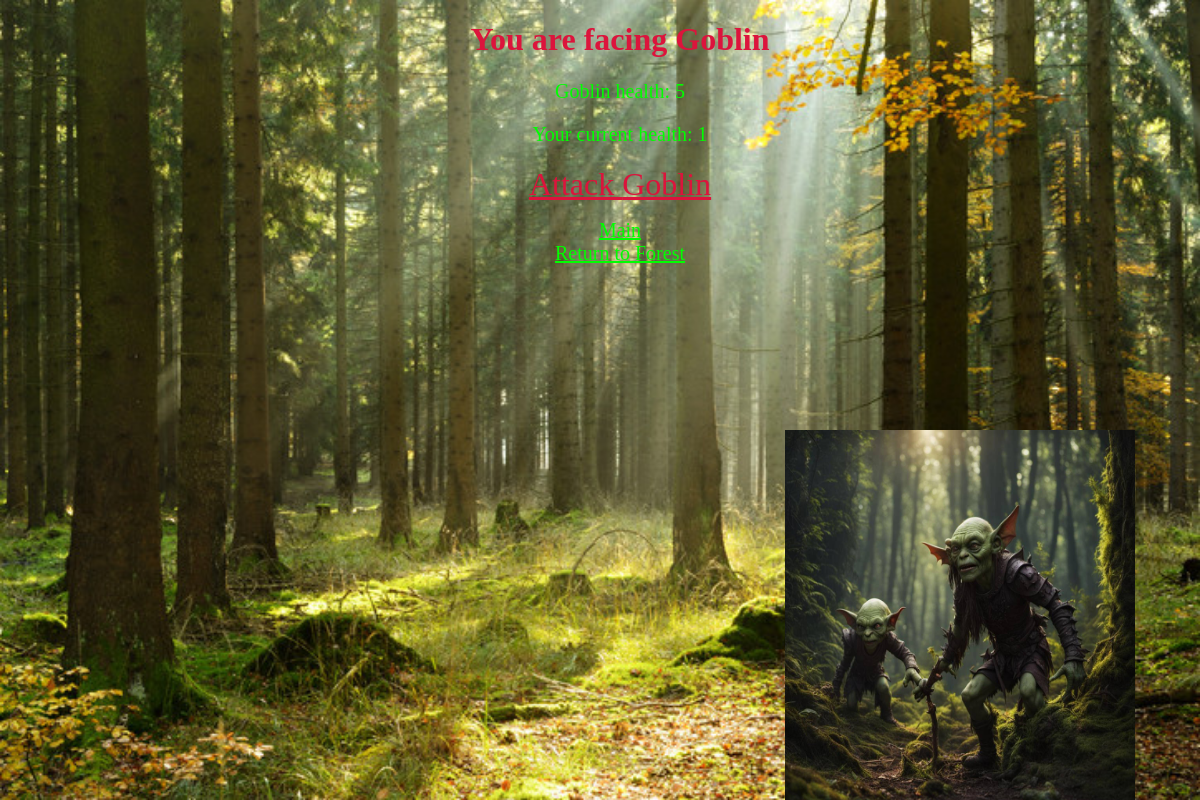
The page /bgame/enemy/Goblin/naujaszaidejas/ (signed in) on the database its author committed.
### bgame/models.py (models this page shows, shortened)
class Enemy(models.Model):
    name = models.CharField('Name', max_length=100, default='None')
    location = models.ForeignKey('Location', on_delete=models.SET_NULL, null=True)
    level = models.IntegerField('Level', default=1)
    health = models.IntegerField('Health', default=5)
    strength = models.IntegerField('Stength', default=1)
    defense = models.IntegerField('Defense', default=0)
    experience = models.IntegerField('Experience', default=20)
    minimum_gold_pieces = models.IntegerField('Minimum_gold_pieces', default=7)
    maximum_gold_pieces = models.IntegerField('Maximum_gold_pieces', default=20)

class Location(models.Model):
    name = models.CharField('Location', max_length=100, )

### bgame/views.py (the view)
# urls.py: path('enemy/<str:enemy_name>/<str:username>/', views.enemy_detail, name='enemy_detail'),
@login_required()
def enemy_detail(request, enemy_name, username):
    enemy = Enemy.objects.get(name=enemy_name)
    enemy_health = enemy.health
    player = get_object_or_404(Player, username__username=username)
    player_health = player.health
    location = enemy.location
    username = request.user.username
    enemy_images = {
        'Forest': {
            'Goblin': 'goblin.jpg',
            'Angry goblin': 'angry_goblin.jpg',
            'Hobgoblin': 'hobgoblin.jpg',
            'Wounded bear': 'wounded-bear.jpg',
            'Wolf': 'wolf.jpg',
            'Hobgoblin leader': 'hobgoblin-leader.jpg',
            'Ancient bear': 'ancient-bear.jpg',
        },
        'Evil forest': {
            'Undead goblin': 'undead-goblin.jpg',
            'Zombie': 'zombie.jpg',
            'Imp': 'imp.jpg',
            'Giant imp': 'giant-imp.jpg',
            'Ogre': 'ogre.jpg',
            'Witch': 'witch.jpg',
            'Lesser demon': 'lesser-demon.jpg'
        },
        'Cursed wastelands': {
            'Curse bearing imp': 'curse-bearing-imp.jpg',
            'Skeleton': 'skeleton.jpg',
            'Ancient witch': 'ancient-witch.jpg',
            'Angry survivor': 'angry-survivor.jpg',
            'Baby dragon': 'baby-dragon.jpg',
            'Mysterious stranger': 'mysterious-stranger.jpg',
            'Skeleton warrior': 'skeleton-warrior.jpg'
        },
        'Endless desert': {
            'Desert spider': 'desert-spider.jpg',
            'Lost wanderer': 'lost-wanderer.jpg',
            'Giant snake': 'giant-snake.jpg',
            'Shaman': 'shaman.jpg',
            'Genie': 'genie.jpg',
            'Giant scorpion': 'giant-scorpion.jpg',
            'Spirit of the desert': 'spirit-of-the-desert.jpg'
        },
        'Demon wastelands': {
            'Fire demon': 'fire-demon.jpg',
            'Water demon': 'water-demon.jpg',
            'Air demon': 'air-demon.jpg',
            'Earth demon': 'earth-demon.jpg',
            'Storm demon': 'storm-demon.jpg',
            'Elemental demon': 'elemental-demon.jpg',
            'Demon of the wastelands': 'demon-of-the-wastelands.jpg',
        },
        'Mountain of dragons': {
            'Fire dragon': 'fire-dragon.jpg',
            'Water dragon': 'water-dragon.jpg',
            'Air dragon': 'air-dragon.jpg',
            'Earth dragon': 'earth-dragon.jpg',
            'Dragon of darkness': 'dragon-of-darkness.jpg',
            'Dragon of light': 'dragon-of-light.jpg',
            'King dragon': 'king-dragon.jpg',
        },
        'Palace of demon lord B': {
            'Demon guardian': 'demon-guardian.jpg',
            'Demon priest': 'demon-priest.jpg',
            'Demon hellspawn': 'demon-hellspawn.jpg',
            'Ancient demon': 'ancient-demon.jpg',
            'Demon of war': 'demon-of-war.jpg',
            'Demon guardian of Lord B Throne': 'demon-guardian-of-lord-b-throne.jpg',
            'DEMON LORD B': 'demon-lord-b.jpg',
        }
    }
    return render(request, 'enemy_detail.html', {
        'enemy': enemy,
        'enemy_health': enemy_health,
        'player_health': player_health,
        'location': location,
        'username': username,
        'enemy_images': enemy_images,
    })

### templates/enemy_detail.html (shortened to what this page needs)
<!DOCTYPE html>
<html lang="en">
<head>
    {% load static %}
    <link rel="stylesheet" href="{% static 'css/styles.css' %}">
</head>
<body>
{% for location_name, enemy_data in enemy_images.items %}
    {% if location_name == location.name %}
        {% for enemy_name, image_filename in enemy_data.items %}
            {% if enemy_name == enemy.name %}
                {% if location_name == 'Forest' %}
                    <img src="{% static 'images/hostile_locations/forest.jpg' %}" alt="" class="background-image">
                    <img src="{% static 'images/monsters/' %}{{ image_filename }}" alt="" class="enemy-image">
                {% elif location_name == 'Evil forest' %}
                    <img src="{% static 'images/hostile_locations/evil_forest.jpg' %}" alt="" class="background-image">
                    <img src="{% static 'images/monsters/' %}{{ image_filename }}" alt="" class="enemy-image">
                {% elif location_name == 'Cursed wastelands' %}
                    <img src="{% static 'images/hostile_locations/cursed_wastelands.jpg' %}" alt="" class="background-image">
                    <img src="{% static 'images/monsters/' %}{{ image_filename }}" alt="" class="enemy-image">
                {% elif location_name == 'Endless desert' %}
                    <img src="{% static 'images/hostile_locations/endless_desert.jpg' %}" alt="" class="background-image">
                    <img src="{% static 'images/monsters/' %}{{ image_filename }}" alt="" class="enemy-image">
                {% elif location_name == 'Demon wastelands' %}
                    <img src="{% static 'images/hostile_locations/demon_wastelands.jpg' %}" alt="" class="background-image">
                    <img src="{% static 'images/monsters/' %}{{ image_filename }}" alt="" class="enemy-image">
                {% elif location_name == 'Mountain of dragons' %}
                    <img src="{% static 'images/hostile_locations/mountain_of_dragons.jpg' %}" alt="" class="background-image">
                    <img src="{% static 'images/monsters/' %}{{ image_filename }}" alt="" class="enemy-image">
                {% elif location_name == 'Palace of demon lord B' %}
                    <img src="{% static 'images/hostile_locations/palace.jpg' %}" alt="" class="background-image">
                    <img src="{% static 'images/monsters/' %}{{ image_filename }}" alt="" class="enemy-image">
                {% endif %}
            {% endif %}
        {% endfor %}
    {% endif %}
{% endfor %}
<div class="content">
    <ul>
        <li><h1 class="crimson2">You are facing {{ enemy.name }}</h1></li>
        <li><p class="main-text1p25">{{ enemy.name }} health: {{ enemy.health }}</p></li>
        <li><p class="main-text1p25">Your current health: {{ player_health }}</p></li>
        <li><a class="crimson2" href="/bgame/attack_results/{{ request.user.username }}/{{ enemy.name }}/">
            Attack {{ enemy.name }}
        </a></li>
    </ul>
    <ul>
        <li><a class="main-text1p25" href="{% url 'main' %}">Main</a></li>
        <li><a class="main-text1p25" href="{% url 'location_detail' location_name=location.name %}">Return to {{ location.name }}</a></li>
    </ul>
</div>
</body>
</html>

### bgame/static/css/styles.css (style rules this page uses)
body { margin: 0; padding: 0; }
.background-image { position: fixed; top: 0; left: 0; width: 100%; height: 100%; z-index: -3; }
.enemy-image { position: fixed; top: 430px; left: 785px; width: 350px; height: 400px; z-index: -2; }
.content { position: relative; z-index: 1; width: 100%; max-width: 850px; margin: 0 auto; top: 0; text-align: center; }
.main-text1p25 { font-size: 1.25em; color: #00FF00; }
ul { list-style: none; }
.crimson2 { font-size: 2em; color: #DC143C; }

### rows shown on the page
Enemy: name "Goblin", health "5"
Location: name "Forest"

### other values the page prints
{{ player_health }} "1"
